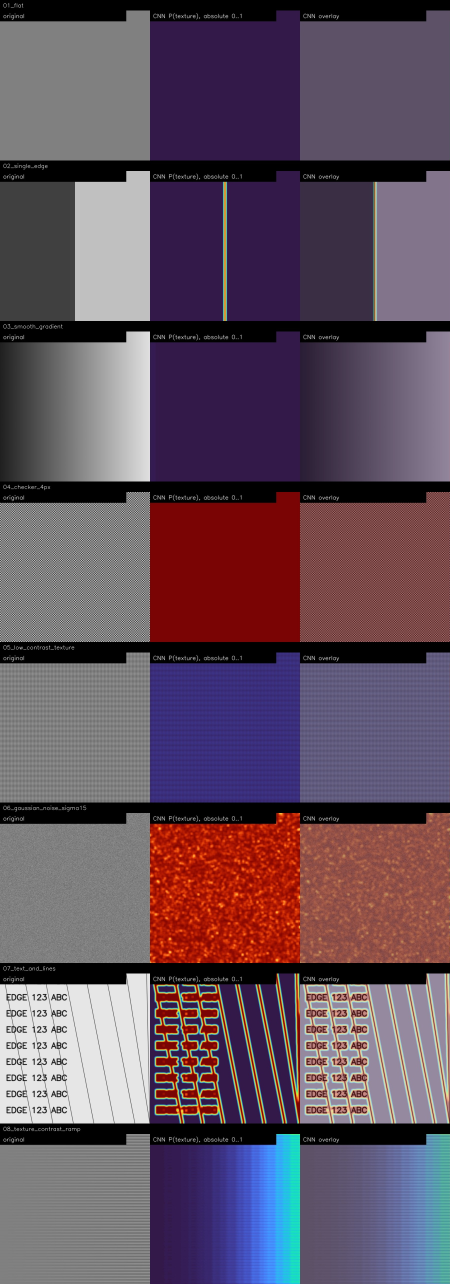
#> input picture results/paper_v1/diagnostics_gallery.jpg, 1800 x 5136 px (shown at 1/4 size); its folder holds only this picture in this run
$ python build_dataset.py --train-dir results/paper_v1 --val-dir results/paper_v1   (older library calls are emulated)
#> lines starting #> are read from the running program, lines starting #| are printed output that depends on the picture
### dct_texture/core.py
from __future__ import annotations

import math
from pathlib import Path
from typing import Iterable

import cv2
import numpy as np
import torch


IMAGE_SUFFIXES = {".png", ".jpg", ".jpeg", ".bmp", ".tif", ".tiff"}


def image_files(root: str | Path) -> list[Path]:
    root = Path(root)
    return sorted(p for p in root.iterdir() if p.is_file() and p.suffix.lower() in IMAGE_SUFFIXES)


def read_bgr(path: str | Path) -> np.ndarray:
    image = cv2.imread(str(path), cv2.IMREAD_COLOR)
    if image is None:
        raise RuntimeError(f"Unable to read image: {path}")
    return image


def to_luma_u8(bgr: np.ndarray) -> np.ndarray:
    """Use OpenCV's BT.601-style BGR-to-gray conversion consistently."""
    return cv2.cvtColor(bgr, cv2.COLOR_BGR2GRAY)


def sobel_magnitude(gray_u8: np.ndarray) -> np.ndarray:
    gray = gray_u8.astype(np.float32) / 255.0
    gx = cv2.Sobel(gray, cv2.CV_32F, 1, 0, ksize=3, borderType=cv2.BORDER_REFLECT101)
    gy = cv2.Sobel(gray, cv2.CV_32F, 0, 1, ksize=3, borderType=cv2.BORDER_REFLECT101)
    return cv2.magnitude(gx, gy)


def window_mean_map(values: np.ndarray, window: int) -> np.ndarray:
    """Return means for every fully contained window, indexed by top-left coordinate."""
    h, w = values.shape
    if h < window or w < window:
        raise ValueError(f"Image {w}x{h} is smaller than the {window}x{window} window")
    integral = cv2.integral(values, sdepth=cv2.CV_64F)
    sums = (
        integral[window:, window:]
        - integral[:-window, window:]
        - integral[window:, :-window]
        + integral[:-window, :-window]
    )
    return (sums / float(window * window)).astype(np.float32)


def extreme_windows(values: np.ndarray, window: int = 100) -> tuple[tuple[int, int], tuple[int, int], float, float]:
    means = window_mean_map(values, window)
    high_index = int(np.argmax(means))
    low_index = int(np.argmin(means))
    high_y, high_x = np.unravel_index(high_index, means.shape)
    low_y, low_x = np.unravel_index(low_index, means.shape)
    return (
        (int(high_x), int(high_y)),
        (int(low_x), int(low_y)),
        float(means[high_y, high_x]),
        float(means[low_y, low_x]),
    )


def dct_basis(size: int = 8, dtype: np.dtype = np.float32) -> np.ndarray:
    basis = np.empty((size, size), dtype=np.float64)
    for k in range(size):
        alpha = math.sqrt(1.0 / size) if k == 0 else math.sqrt(2.0 / size)
        for n in range(size):
            basis[k, n] = alpha * math.cos(math.pi * (n + 0.5) * k / size)
    return basis.astype(dtype)


def dct_2d_numpy(patches: np.ndarray, basis: np.ndarray | None = None) -> np.ndarray:
    """Orthonormal DCT-II for a batch shaped [N, 8, 8]."""
    x = np.asarray(patches, dtype=np.float32)
    if x.ndim == 2:
        x = x[None]
    basis = dct_basis(x.shape[-1]) if basis is None else basis
    return np.matmul(np.matmul(basis[None], x), basis.T[None]).astype(np.float32)


def dct_2d_torch(patches: torch.Tensor, basis: torch.Tensor) -> torch.Tensor:
    """Orthonormal DCT-II for [N, 8, 8], retaining signed coefficients."""
    return torch.matmul(torch.matmul(basis.unsqueeze(0), patches), basis.t().unsqueeze(0))


def high_frequency_ratio(dct: np.ndarray | torch.Tensor, cutoff_sum: int = 4):
    """Energy ratio in coefficients whose frequency indices satisfy u+v >= cutoff_sum."""
    size = dct.shape[-1]
    if isinstance(dct, torch.Tensor):
        indices = torch.arange(size, device=dct.device)
        mask = (indices[:, None] + indices[None, :]) >= cutoff_sum
        energy = dct.square()
        return energy[..., mask].sum(dim=-1) / energy.sum(dim=(-2, -1)).clamp_min(1e-12)
    indices = np.arange(size)
    mask = (indices[:, None] + indices[None, :]) >= cutoff_sum
    energy = np.square(dct)
    return energy[..., mask].sum(axis=-1) / np.maximum(energy.sum(axis=(-2, -1)), 1e-12)


def patch_sobel_scores(patches_u8: np.ndarray) -> np.ndarray:
    scores = []
    for patch in patches_u8:
        scores.append(float(sobel_magnitude(patch).mean()))
    return np.asarray(scores, dtype=np.float32)


# [22 lines left out: functions aggregate_patch_probabilities, normalize_for_display, not called in this run]


def resize_to_height(image: np.ndarray, height: int) -> np.ndarray:
    width = max(1, int(round(image.shape[1] * height / image.shape[0])))
    return cv2.resize(image, (width, height), interpolation=cv2.INTER_AREA)


# [5 lines left out: function labeled_panel, not called in this run]

### build_dataset.py
from __future__ import annotations

import argparse
import csv
import json
from pathlib import Path

import cv2
import numpy as np

from dct_texture.core import (
    dct_2d_numpy,
    extreme_windows,
    high_frequency_ratio,
    image_files,
    patch_sobel_scores,
    read_bgr,
    sobel_magnitude,
    to_luma_u8,
)


def allocate_counts(num_images: int, total_pairs: int, rng: np.random.Generator) -> np.ndarray:
    if total_pairs < num_images:
        selected = rng.choice(num_images, size=total_pairs, replace=False)
        counts = np.zeros(num_images, dtype=np.int64)
        counts[selected] = 1
        return counts
    counts = np.full(num_images, total_pairs // num_images, dtype=np.int64)
    remainder = total_pairs - int(counts.sum())
    if remainder:
        counts[rng.choice(num_images, size=remainder, replace=False)] += 1
    return counts


def boxes_overlap_iou(a: tuple[int, int], b: tuple[int, int], size: int) -> float:
    ax, ay = a
    bx, by = b
    iw = max(0, min(ax + size, bx + size) - max(ax, bx))
    ih = max(0, min(ay + size, by + size) - max(ay, by))
    intersection = iw * ih
    return intersection / max(2 * size * size - intersection, 1)


def save_region_audit(bgr: np.ndarray, high: tuple[int, int], low: tuple[int, int], size: int, output: Path) -> None:
    display = bgr.copy()
    hx, hy = high
    lx, ly = low
    cv2.rectangle(display, (hx, hy), (hx + size - 1, hy + size - 1), (0, 0, 255), 5)
    cv2.rectangle(display, (lx, ly), (lx + size - 1, ly + size - 1), (255, 0, 0), 5)
    cv2.putText(display, "HIGH = texture", (20, 40), cv2.FONT_HERSHEY_SIMPLEX, 1.0, (0, 0, 255), 3, cv2.LINE_AA)
    cv2.putText(display, "LOW = non-texture", (20, 80), cv2.FONT_HERSHEY_SIMPLEX, 1.0, (255, 0, 0), 3, cv2.LINE_AA)
    scale = min(1.0, 1400.0 / max(display.shape[:2]))
    if scale < 1.0:
        display = cv2.resize(display, None, fx=scale, fy=scale, interpolation=cv2.INTER_AREA)
    cv2.imwrite(str(output), display)


# [18 lines left out: function save_patch_contact, not called in this run]


def build_split(
    source: Path,
    output: Path,
    split: str,
    total_pairs: int,
    seed: int,
    region_size: int,
    patch_size: int,
    audit_images: int,
) -> dict:
    files = image_files(source)
    if not files:
        raise RuntimeError(f"No images found in {source}")
    rng = np.random.default_rng(seed)
    counts = allocate_counts(len(files), total_pairs, rng)
    audit_indices = set(np.linspace(0, len(files) - 1, min(audit_images, len(files)), dtype=int).tolist())
    audit_dir = output / "audit" / split
    audit_dir.mkdir(parents=True, exist_ok=True)

    patches: list[np.ndarray] = []
    labels: list[int] = []
    records: list[dict] = []
    audit_pairs: list[tuple[np.ndarray, np.ndarray]] = []
    image_stats: list[dict] = []

    for image_index, (path, pair_count) in enumerate(zip(files, counts)):
        if pair_count == 0:
            continue
        bgr = read_bgr(path)
        gray = to_luma_u8(bgr)
        gradient = sobel_magnitude(gray)
        high, low, high_score, low_score = extreme_windows(gradient, region_size)
        overlap_iou = boxes_overlap_iou(high, low, region_size)
        image_stats.append(
            {
                "image": path.name,
                "width": int(gray.shape[1]),
                "height": int(gray.shape[0]),
                "high_region_score": high_score,
                "low_region_score": low_score,
                "score_ratio": high_score / max(low_score, 1e-12),
                "high_low_iou": overlap_iou,
            }
        )
        if image_index in audit_indices:
            save_region_audit(bgr, high, low, region_size, audit_dir / f"{path.stem}_regions.jpg")

        for pair_index in range(int(pair_count)):
            offsets = rng.integers(0, region_size - patch_size + 1, size=(2, 2))
            pair_values = []
            for label, origin, offset in ((1, high, offsets[0]), (0, low, offsets[1])):
                origin_x, origin_y = origin
                offset_x, offset_y = int(offset[0]), int(offset[1])
                x, y = origin_x + offset_x, origin_y + offset_y
                patch = gray[y : y + patch_size, x : x + patch_size].copy()
                if patch.shape != (patch_size, patch_size):
                    raise RuntimeError(f"Bad patch at {path}:{x},{y}")
                patches.append(patch)
                labels.append(label)
                records.append(
                    {
                        "split": split,
                        "image": path.name,
                        "pair_index": pair_index,
                        "label": label,
                        "x": x,
                        "y": y,
                        "region_x": origin_x,
                        "region_y": origin_y,
                        "region_gradient_mean": high_score if label else low_score,
                    }
                )
                pair_values.append(patch)
            if len(audit_pairs) < 96:
                audit_pairs.append((pair_values[0], pair_values[1]))

        if (image_index + 1) % 100 == 0 or image_index + 1 == len(files):
            print(f"[{split}] processed {image_index + 1}/{len(files)} images", flush=True)

    patch_array = np.stack(patches).astype(np.uint8)
    label_array = np.asarray(labels, dtype=np.uint8)
    dct = dct_2d_numpy(patch_array.astype(np.float32) / 255.0)
    sobel_scores = patch_sobel_scores(patch_array)
    hf_scores = high_frequency_ratio(dct).astype(np.float32)
    np.savez_compressed(
        output / f"{split}.npz",
        patches=patch_array,
        labels=label_array,
        sobel_scores=sobel_scores,
        dct_hf_ratio=hf_scores,
    )
    with (output / f"{split}_metadata.csv").open("w", newline="", encoding="utf-8") as handle:
        writer = csv.DictWriter(handle, fieldnames=list(records[0]))
        writer.writeheader()
        writer.writerows(records)
    save_patch_contact(audit_pairs, audit_dir / "patch_pairs.jpg")

    positives = label_array == 1
    summary = {
        "split": split,
        "source": str(source.resolve()),
        "images": len(files),
        "pairs": total_pairs,
        "patches": len(label_array),
        "texture_patches": int(positives.sum()),
        "non_texture_patches": int((~positives).sum()),
        "region_size": region_size,
        "patch_size": patch_size,
        "seed": seed,
        "region_score": {
            "high_mean": float(np.mean([item["high_region_score"] for item in image_stats])),
            "low_mean": float(np.mean([item["low_region_score"] for item in image_stats])),
            "median_ratio": float(np.median([item["score_ratio"] for item in image_stats])),
            "overlapping_region_count": int(sum(item["high_low_iou"] > 0 for item in image_stats)),
            "max_iou": float(max(item["high_low_iou"] for item in image_stats)),
        },
        "patch_score": {
            "texture_sobel_mean": float(sobel_scores[positives].mean()),
            "non_texture_sobel_mean": float(sobel_scores[~positives].mean()),
            "texture_dct_hf_mean": float(hf_scores[positives].mean()),
            "non_texture_dct_hf_mean": float(hf_scores[~positives].mean()),
        },
    }
    with (output / f"{split}_summary.json").open("w", encoding="utf-8") as handle:
        json.dump({"summary": summary, "images": image_stats}, handle, indent=2, ensure_ascii=False)
    return summary


def parse_args() -> argparse.Namespace:
    parser = argparse.ArgumentParser(description="Build paper-style Sobel/DCT pseudo-label datasets")
    parser.add_argument("--train-dir", type=Path, required=True)
    parser.add_argument("--val-dir", type=Path, required=True)
    parser.add_argument("--output-dir", type=Path, default=Path("data/paper_v1"))
    parser.add_argument("--train-pairs", type=int, default=3000)
    parser.add_argument("--val-pairs", type=int, default=1000)
    parser.add_argument("--region-size", type=int, default=100)
    parser.add_argument("--patch-size", type=int, default=8)
    parser.add_argument("--seed", type=int, default=20260913)
    parser.add_argument("--audit-images", type=int, default=12)
    return parser.parse_args()


def main() -> None:
    args = parse_args()
    if args.patch_size != 8:
        raise ValueError("The paper-style v1 classifier is fixed to 8x8 patches")
    args.output_dir.mkdir(parents=True, exist_ok=True)
    train_summary = build_split(
        args.train_dir, args.output_dir, "train", args.train_pairs, args.seed,
        args.region_size, args.patch_size, args.audit_images,
    )
#> in read_bgr, image is the input picture: shape (5136, 1800, 3); mean B, G, R 94, 79.5, 98.5
#> in to_luma_u8, `return cv2.cvtColor(bgr, cv2.COLOR_BGR2GRAY)`:
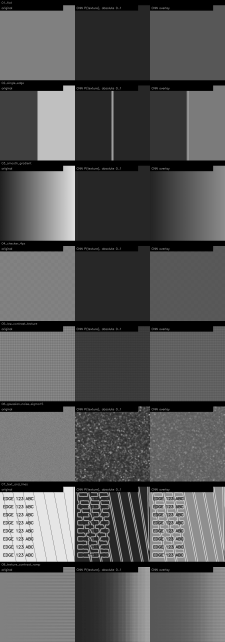
#> returned value: shape (5136, 1800) (shown at 1/8 size); min 0, max 255, mean 86.8
#> in sobel_magnitude, `gx = cv2.Sobel(gray, cv2.CV_32F, 1, 0, ksize=3, borderType=cv2.BORDER_..`:
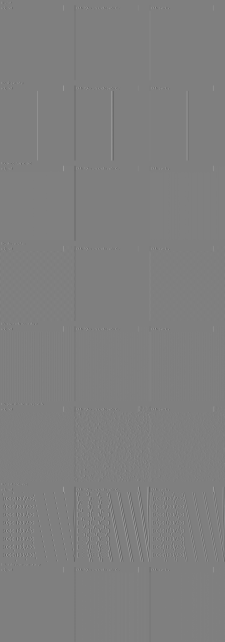
#> gx: shape (5136, 1800) float32 (shown at 1/8 size); min -3.89, max 3.89, mean 4.16e-05; drawn with min black and max white
#> in sobel_magnitude, `return cv2.magnitude(gx, gy)`:
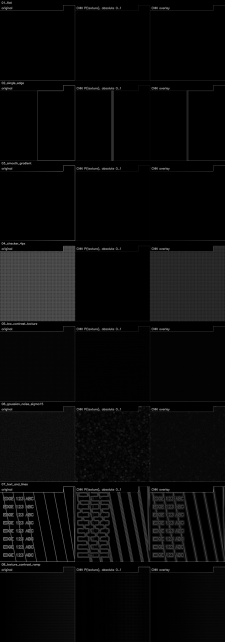
#> returned value: shape (5136, 1800) float32 (shown at 1/8 size); min 0, max 4.09, mean 0.16; drawn with min black and max white
#> in window_mean_map, `integral = cv2.integral(values, sdepth=cv2.CV_64F)`:
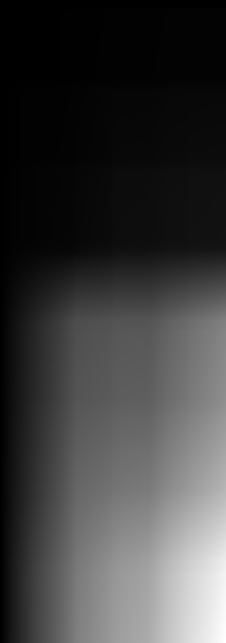
#> integral: shape (5137, 1801) float64 (shown at 1/8 size); min 0, max 1476898, mean 357553; drawn with min black and max white
#> in window_mean_map, `sums = ( integral[window:, window:] - integral[:-window, window:] - in..`:
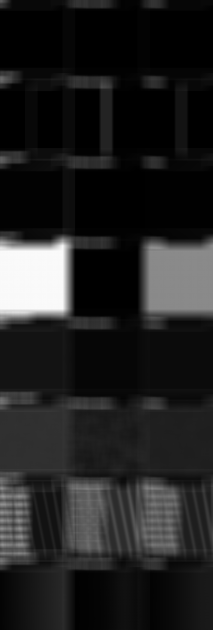
#> sums: shape (5037, 1701) float64 (shown at 1/8 size); min -5.82e-11, max 11809.1, mean 1585.7; drawn with min black and max white
#> in extreme_windows, `high_index = int(np.argmax(means))`: high_index = 4200209
#> in extreme_windows, `low_index = int(np.argmin(means))`: low_index = 3656362
#> in extreme_windows, `high_y, high_x = np.unravel_index(high_index, means.shape)`: high_y = 2469; high_x = 440
#> in extreme_windows, `low_y, low_x = np.unravel_index(low_index, means.shape)`: low_y = 2149; low_x = 913
#> in build_split, `high, low, high_score, low_score = extreme_windows(gradient, region_si..`: high = (440, 2469); low = (913, 2149); high_score = 1.18; low_score = -5.82e-15
#> in boxes_overlap_iou, `ax, ay = a`: ax = 440; ay = 2469
#> in boxes_overlap_iou, `bx, by = b`: bx = 913; by = 2149
#> in boxes_overlap_iou, `iw = max(0, min(ax + size, bx + size) - max(ax, bx))`: iw = 0
#> in save_region_audit, `hx, hy = high`: hx = 440; hy = 2469
#> in save_region_audit, `lx, ly = low`: lx = 913; ly = 2149
#> in save_region_audit, `display = cv2.resize(display, None, fx=scale, fy=scale, interpolation=..`:
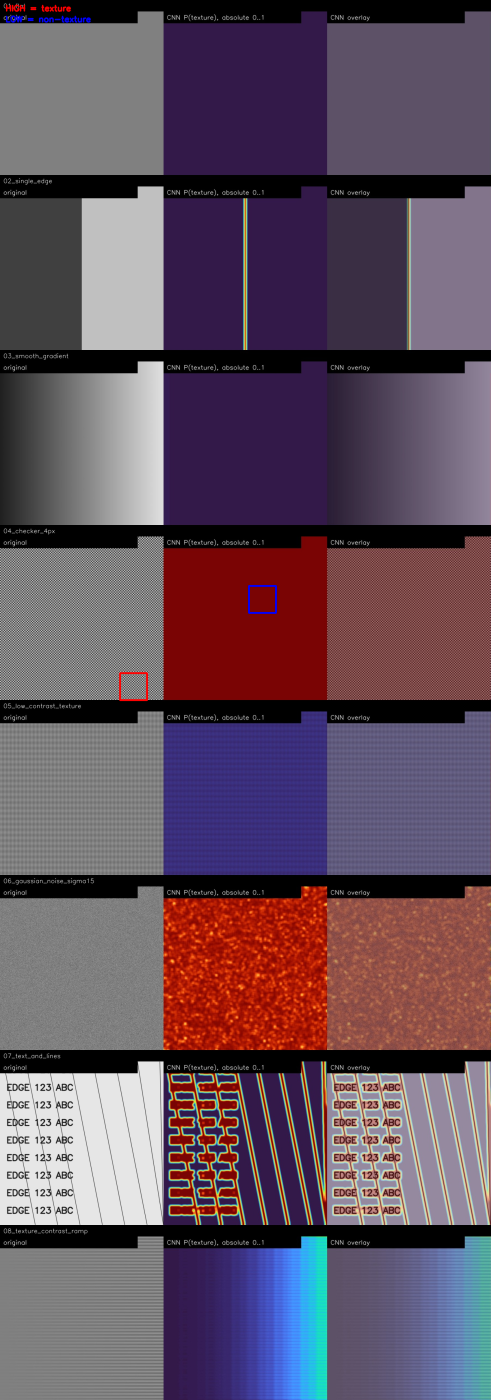
#> display: shape (1400, 491, 3); mean B, G, R 94.2, 79.4, 98.6
#> after the loop in build_split, `for pair_index in range(int(pair_count)):`: audit_pairs = 96 items; labels = 6000 values, max 1 at index 0, min 0 at index 1, mean 0.5; patches = 6000 items
#> in build_split, `label_array = np.asarray(labels, dtype=np.uint8)`: label_array has the same summary as labels
#> after the loop in patch_sobel_scores, `for patch in patches_u8:`: scores = 6000 values, max 1.11 at index 1326, min 0 at index 1, mean 0.453
#> in build_split, `sobel_scores = patch_sobel_scores(patch_array)`: sobel_scores has the same summary as scores in patch_sobel_scores
    val_summary = build_split(
        args.val_dir, args.output_dir, "val", args.val_pairs, args.seed + 1,
        args.region_size, args.patch_size, args.audit_images,
    )
    with (args.output_dir / "dataset_summary.json").open("w", encoding="utf-8") as handle:
        json.dump({"train": train_summary, "validation": val_summary}, handle, indent=2, ensure_ascii=False)
    print(json.dumps({"train": train_summary, "validation": val_summary}, indent=2), flush=True)


if __name__ == "__main__":
#> (the run stopped early here; a loop or call above may not have finished)

$ run again, on assets/diagnostics_inputs/03_smooth_gradient.png
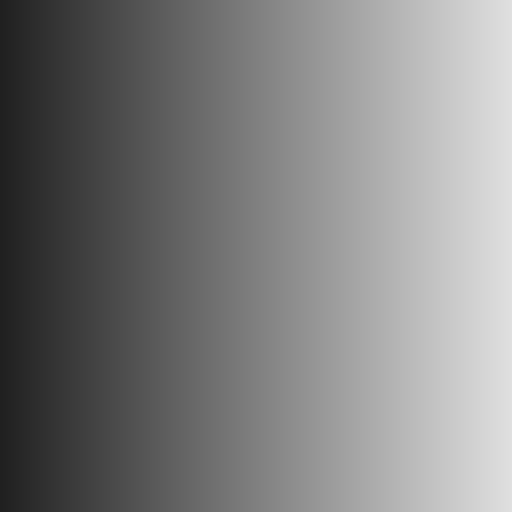
#> input picture assets/diagnostics_inputs/03_smooth_gradient.png, 512 x 512 px
#> in read_bgr, image is the input picture: shape (512, 512, 3); min 32, max 224, mean 127.5
#> gy: shape (512, 512) float32; every value is 0
#> in window_mean_map, `return (sums / float(window * window)).astype(np.float32)`:
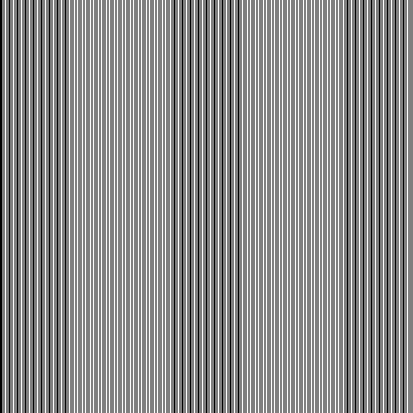
#> returned value: shape (413, 413) float32; min 0.0116, max 0.0119, mean 0.0118; drawn with min black and max white
#> high_index = 157
#> low_index = 347
#> high_y = 0; high_x = 157
#> low_y = 0; low_x = 347
#> high = (157, 0); low = (347, 0); high_score = 0.0119; low_score = 0.0116
#> ax = 157; ay = 0
#> bx = 347; by = 0
#> ih = 100
#> intersection = 0
#> hx = 157; hy = 0
#> lx = 347; ly = 0
#> in save_region_audit, `cv2.putText(display, "LOW = non-texture", (20, 80), cv2.FONT_HERSHEY_S..`:
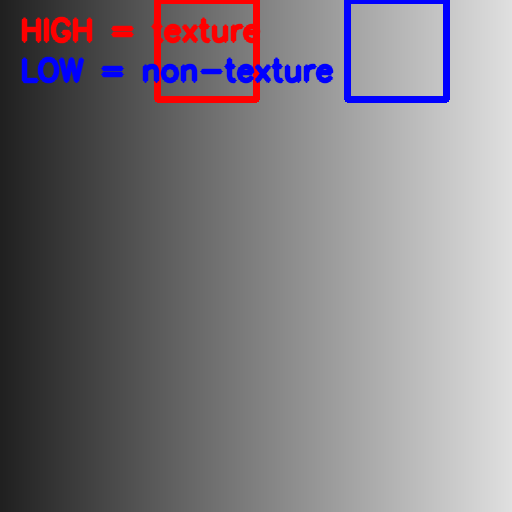
#> display: shape (512, 512, 3); mean B, G, R 128.4, 122.9, 127.4
#> after the loop in build_split, `for pair_index in range(int(pair_count)):`: audit_pairs = 96 items; labels = 6000 values, max 1 at index 0, min 0 at index 1, mean 0.5; patches = 6000 items
#> label_array has the same summary as labels
#> after the loop in patch_sobel_scores, `for patch in patches_u8:`: scores = 6000 values, max 0.0098 at index 102, min 0.00784 at index 0, mean 0.00887
#> sobel_scores has the same summary as scores in patch_sobel_scores
